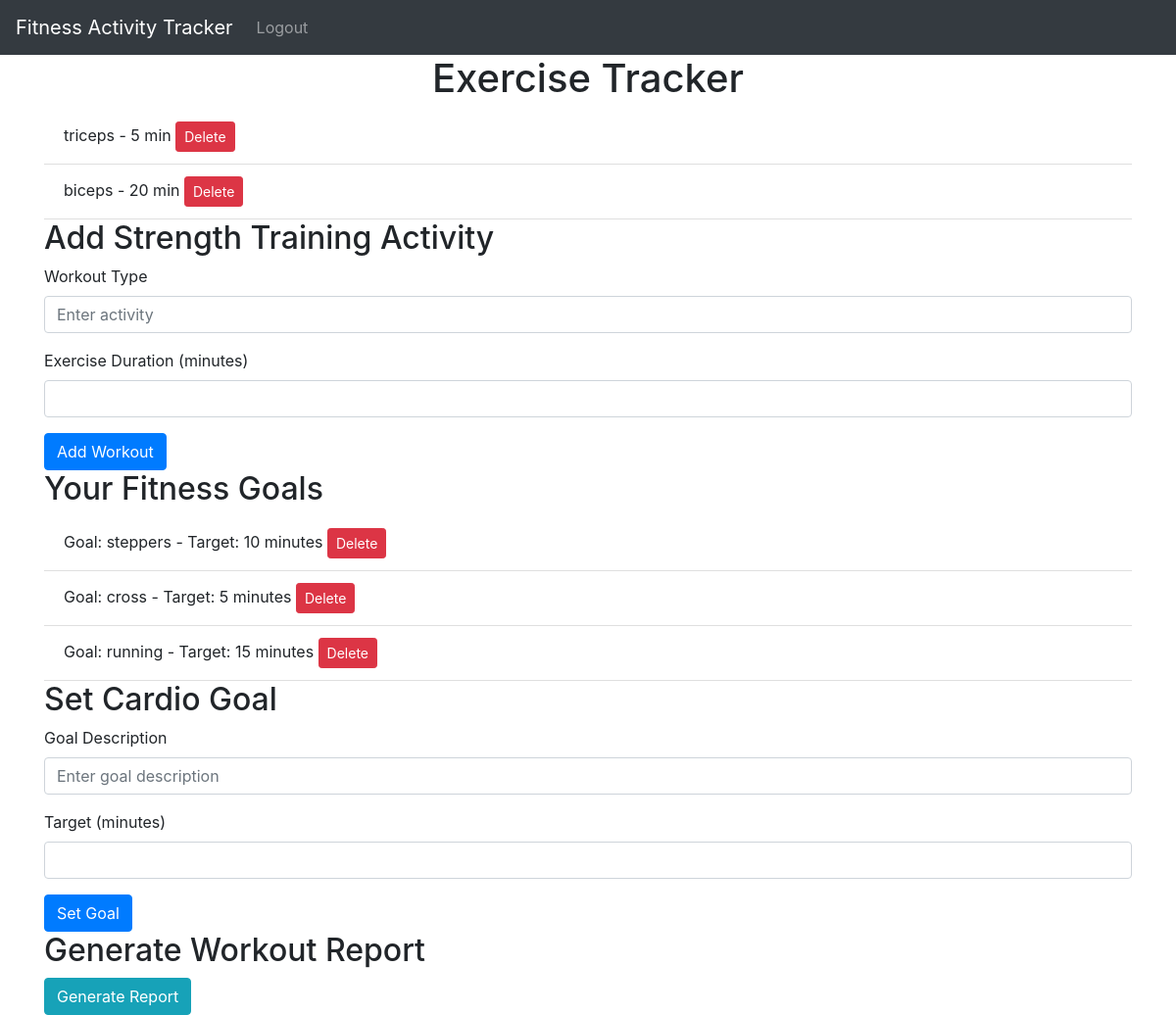
Page / (signed in) on the earlier database version.
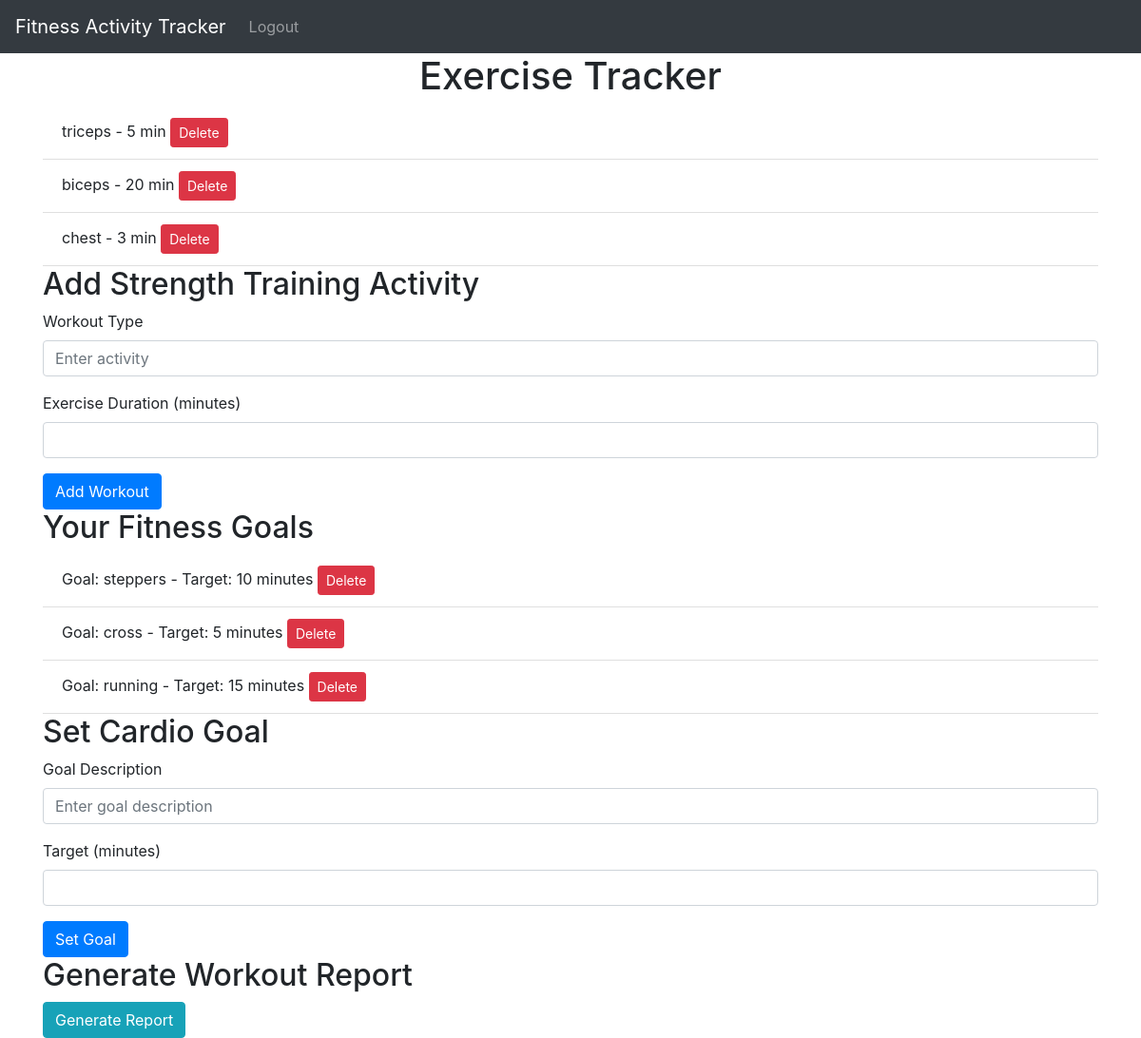
Same page on the later database version.
### models.py (models this page shows)
class Workout(db.Model):
    id = db.Column(db.Integer, primary_key=True)  # Primary key for the workout
    activity = db.Column(db.String(150))  # Name or type of activity, limited to 150 characters
    duration = db.Column(db.Integer)  # Duration of the workout in minutes
    date = db.Column(db.DateTime(timezone=True), default=func.now())  # Date and time of the workout, default to current time
    user_id = db.Column(db.Integer, db.ForeignKey('user.id'))  # Foreign key linking the workout to the user

class Goal(db.Model):
    id = db.Column(db.Integer, primary_key=True)  # Primary key for the goal
    description = db.Column(db.String(1000))  # Detailed description of the goal, up to 1000 characters
    target = db.Column(db.Integer)  # Target duration in minutes to achieve for the goal
    progress = db.Column(db.Integer, default=0)  # Current progress towards the goal, defaults to 0
    user_id = db.Column(db.Integer, db.ForeignKey('user.id'))  # Foreign key linking the goal to the user

### views.py (the view, shortened to what this page needs)
@views.route('/', methods=['GET', 'POST'])
@login_required  # Ensures that the user is logged in to access this route
def home():
    workouts = Workout.query.filter_by(user_id=current_user.id).all()
    goals = Goal.query.filter_by(user_id=current_user.id).all()
    return render_template("home.html", user=current_user, workouts=workouts, goals=goals)

### __init__.py (called while the page is built)
def create_app():
    app = Flask(__name__)
    app.config.from_pyfile('config.py')
    app.config['SQLALCHEMY_DATABASE_URI'] = 'sqlite:///fitness.db'
    db.init_app(app)
    from views import views
    from auth import auth
    app.register_blueprint(views, url_prefix='/')
    app.register_blueprint(auth, url_prefix='/')
    from models import User, Workout, Goal
    with app.app_context():
        db.create_all()  # Create the database tables
    login_manager = LoginManager()
    login_manager.login_view = 'auth.login'  # Set the login route for unauthenticated users
    login_manager.init_app(app)  # Attach LoginManager to the app
    @login_manager.user_loader
    def load_user(id):
        return User.query.get(int(id))  # Query the User model to get the user by ID
    return app  # Return the configured Flask app instance

### templates/home.html (shortened to what this page needs)
{% extends "base.html" %}
{% block content %}
<h1 align="center">Exercise Tracker</h1>
<ul class="list-group list-group-flush">
  {% for workout in workouts %}
    <li class="list-group-item">
      {{ workout.activity }} - {{ workout.duration }} min
      <form action="{{ url_for('views.delete_workout', id=workout.id) }}" method="POST" style="display:inline;">
        <button type="submit" class="btn btn-danger btn-sm">Delete</button>
      </form>
    </li>
  {% endfor %}
</ul>
<h2>Add Strength Training Activity</h2>
<form method="POST">
  <div class="form-group">
    <label for="activity">Workout Type</label>
    <input type="text" class="form-control" id="activity" name="activity" placeholder="Enter activity" required />
  </div>
  <div class="form-group">
    <label for="duration">Exercise Duration (minutes)</label>
    <input type="number" class="form-control" id="duration" name="duration" required />
  </div>
  <button type="submit" class="btn btn-primary">Add Workout</button>
</form>
<h2>Your Fitness Goals</h2>
{% if goals %}
  <ul class="list-group list-group-flush">
    {% for goal in goals %}
      <li class="list-group-item">
        Goal: {{ goal.description }} - Target: {{ goal.target }} minutes
        <form action="{{ url_for('views.delete_goal', id=goal.id) }}" method="POST" style="display:inline;">
          <button type="submit" class="btn btn-danger btn-sm">Delete</button>
        </form>
      </li>
    {% endfor %}
  </ul>
{% else %}
  <p>No goals set yet!</p>
{% endif %}
<h2>Set Cardio Goal</h2>
<form method="POST" action="{{ url_for('views.set_goal') }}">
  <div class="form-group">
    <label for="description">Goal Description</label>
    <input type="text" class="form-control" id="description" name="description" placeholder="Enter goal description" required />
  </div>
  <div class="form-group">
    <label for="target">Target (minutes)</label>
    <input type="number" class="form-control" id="target" name="target" required />
  </div>
  <button type="submit" class="btn btn-primary">Set Goal</button>
</form>
<h2>Generate Workout Report</h2>
<a href="{{ url_for('views.generate_report') }}" class="btn btn-info">Generate Report</a>
{% endblock %}

### templates/base.html (shortened to what this page needs)
<!DOCTYPE html>
<html lang="en" xml:lang="en">
  <head>
    <link rel="stylesheet" href="https://stackpath.bootstrapcdn.com/bootstrap/4.4.1/css/bootstrap.min.css" />
  </head>
  <body>
    <nav class="navbar navbar-expand-lg navbar-dark bg-dark">
      <a class="navbar-brand" href="/">Fitness Activity Tracker</a>
      <div class="collapse navbar-collapse" id="navbarNav">
        <ul class="navbar-nav">
          {% if user.is_authenticated %}
            <li class="nav-item"><a class="nav-link" href="/logout">Logout</a></li>
          {% else %}
            <li class="nav-item"><a class="nav-link" href="/login">Login</a></li>
            <li class="nav-item"><a class="nav-link" href="/sign-up">Sign Up</a></li>
          {% endif %}
        </ul>
      </div>
    </nav>
    <div class="container">
      {% block content %}{% endblock %}
    </div>
  </body>
</html>

Differences in the rows shown:
added Workout: activity "chest", duration "3"
